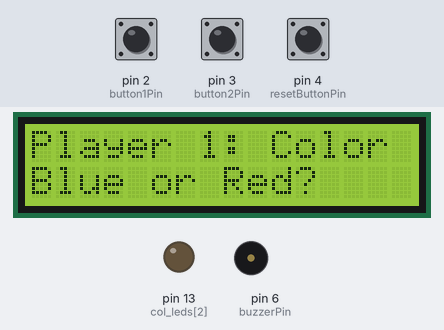
Recording of a sketch running on a simulated Arduino Uno, built with avr-gcc and run on an emulated ATmega328P. Shown: 16×2 character LCD, output pins drawn as LEDs (lit = HIGH), buzzer (waves = sounding). The inputs (shaded band) are chosen by the test bench; at power-on: pin 3 (button2Pin) HIGH, pin 2 (button1Pin) HIGH, pin 4 (resetButtonPin) HIGH. Pins used as bus, display or sensor lines are not drawn.

Above: at 1.2 s.
1.3 s: pin 3 (button2Pin) pulled LOW for 1 s
At 2.6 s:
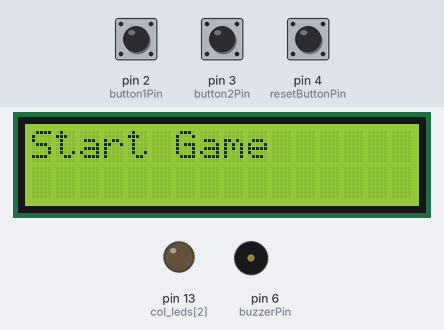
At 6.8 s:
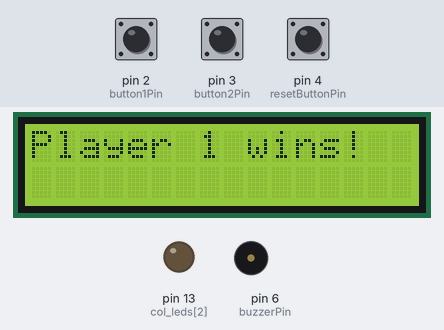
Timing chart, 0 to 12.8 s (numbered marks = the images above; inputs shaded):
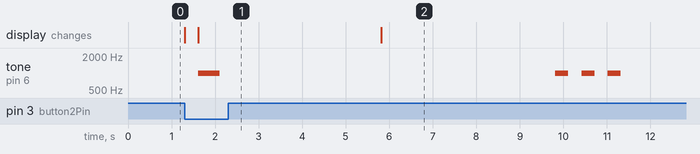

Measured:
- after the input at 1.3 s, tone on pin 6 (buzzerPin): plays 1000 Hz for 0.50 s, 1000 Hz for 0.30 s, 1000 Hz for 0.30 s, 1000 Hz for 0.30 s, starting after 0.31 s; the display: first changes at once (image 1 shows a later state)

The sketch:

tic_tac_toe.ino
```cpp
#include <LiquidCrystal.h>

// Function Prototypes
void check_button(void);                // Scans the button matrix to mark the current move
void restart(void);                     // Restarts the game by resetting the game state
int winner_or_loser(void);              // Checks for a winner; returns 1 for Player 1, 2 for Player 2, or 0 for no winner
void check_win_conditions(void);        // Checks for a winner or tie and handles the result
void flash_winner(int winner);          // Flashes LEDs for the winning player
bool tie(void);                         // Checks if the game is a tie (no empty spaces)
void flash_tie(void);                   // Flashes all LEDs in case of a tie
void update_leds(void);                 // Updates the LEDs to reflect the current game state
void chooseColorAndStarter(void);       // Handles player color and starter selection
void full_reset(void);                  // Full reset of the game (including player color and starter)
void play_tune_start(void);             // Play a tune when the game starts
void play_tune_win(void);               // Play a tune when someone wins
void play_tune_tie(void);               // Play a tune when there's a tie


const int rs = 7, en = 8, d4 = 9, d5 = 10, d6 = 11, d7 = 12;
LiquidCrystal lcd(rs, en, d4, d5, d6, d7);

const int button1Pin = 2;
const int button2Pin = 3;
const int resetButtonPin = 4;

int player1Color = 0;
bool player1Starts = true;
bool gameReady = false;


const int buzzerPin = 6;


int row_pb[] = {2, 3, 4};
int col_pb[] = {5, 6, 7};
int row_leds[] = {8, 9, 10};
int col_leds[] = {11, 12, 13, A0, A1, A2};

int gameState[3][3];
bool isPlayer1Turn = true;
bool gameEnded = false;

void setup() {
  lcd.begin(16, 2);

  pinMode(button1Pin, INPUT_PULLUP);
  pinMode(button2Pin, INPUT_PULLUP);
  pinMode(resetButtonPin, INPUT_PULLUP);

  pinMode(buzzerPin, OUTPUT);

  lcd.clear();
  lcd.print("Player 1: Color");
  lcd.setCursor(0, 1);
  lcd.print("Blue or Red?");

  for (int i = 0; i < 3; i++) {
    pinMode(row_pb[i], INPUT_PULLUP);
    pinMode(row_leds[i], OUTPUT);
  }

  for (int i = 0; i < 6; i++) {
    pinMode(i < 3 ? col_pb[i] : col_leds[i - 3], OUTPUT);
  }
}

void loop() {
  if (digitalRead(resetButtonPin) == LOW) {
    full_reset();
    delay(300);
  }

  if (!gameReady) {
    chooseColorAndStarter();
  } else {
    if (!gameEnded) {
      check_button();
      update_leds();
      check_win_conditions();
    }
  }
}


void chooseColorAndStarter() {
  static bool player1ChoseColor = false;

  if (!player1ChoseColor) {
    if (digitalRead(button1Pin) == LOW) {
      player1Color = (player1Color == 1) ? 2 : 1;
      lcd.clear();
      lcd.print("Player 1: ");
      lcd.print((player1Color == 1) ? "Blue" : "Red");
      delay(300);
    }

    if (digitalRead(button2Pin) == LOW) {
      player1ChoseColor = true;
      lcd.clear();
      lcd.print("Player 2: Who");
      lcd.setCursor(0, 1);
      lcd.print("starts?");
      delay(300);
    }
  } else {
    if (digitalRead(button1Pin) == LOW) {
      player1Starts = !player1Starts;

      lcd.clear();
      lcd.print((player1Starts ? "Player 1" : "Player 2"));
      lcd.print(" starts");
      delay(300);
    }

    if (digitalRead(button2Pin) == LOW) {
      gameReady = true;
      lcd.clear();
      lcd.print("Start Game");
      play_tune_start();
      delay(1000);
      restart();
    }
  }
}

void restart(void) {
  for (int row = 0; row < 3; row++) {
    for (int col = 0; col < 3; col++) {
      gameState[row][col] = 0;
    }
  }
  isPlayer1Turn = player1Starts;
  gameEnded = false;
}


void full_reset(void) {
  player1Color = 0;
  player1Starts = true;
  gameReady = false;
  gameEnded = false;
  isPlayer1Turn = true;

  for (int row = 0; row < 3; row++) {
    for (int col = 0; col < 3; col++) {
      gameState[row][col] = 0;
    }
  }
  lcd.clear();
  lcd.print("Player 1: Color");
  lcd.setCursor(0, 1);
  lcd.print("Blue or Red?");
}

void check_win_conditions() {
  int winner = winner_or_loser();

  if (winner != 0) {
    lcd.clear();
    lcd.print("Player ");
    lcd.print(winner);
    lcd.print(" wins!");

    flash_winner(winner);
    play_tune_win();
    gameEnded = true;
    delay(2000);
    full_reset();
  } else if (tie()) {

    lcd.clear();
    lcd.print("It's a tie!");

    flash_tie();
    play_tune_tie();
    gameEnded = true;
    delay(2000);
    full_reset();
  }
}

void flash_winner(int winner) {
  // Flash the LEDs for the winner
  for (int i = 0; i < 2; i++) {
    for (int row = 0; row < 3; row++) {
      digitalWrite(row_leds[row], HIGH);
      for (int col = 0; col < 3; col++) {
        if (gameState[row][col] == winner) {
          digitalWrite(col_leds[col + (winner == 2 ? 3 : 0)], LOW);
        }
      }
      delay(500);
      digitalWrite(row_leds[row], LOW);
    }
    delay(500);
  }
}

void play_tune_start(void) {
  tone(buzzerPin, 1000);
  delay(500);
  noTone(buzzerPin);
}

void play_tune_win(void) {
  for (int i = 0; i < 3; i++) {
    tone(buzzerPin, 1000);
    delay(300);
    noTone(buzzerPin);
    delay(300);
  }
}

void play_tune_tie(void) {
  for (int i = 0; i < 2; i++) {
    for (int j = 0; j < 3; j++) {
      tone(buzzerPin, 500 + (j * 200));
      delay(300);
      noTone(buzzerPin);
    }
    delay(300);
  }
}

void update_leds(void) {
  for (int row = 0; row < 3; row++) {
    digitalWrite(row_leds[row], HIGH);
    for (int col = 0; col < 3; col++) {
      if (gameState[row][col] == 1) {
        digitalWrite(col_leds[col], LOW);
      } else if (gameState[row][col] == 2) {
        digitalWrite(col_leds[col + 3], LOW);
      } else {
        digitalWrite(col_leds[col], HIGH);
        digitalWrite(col_leds[col + 3], HIGH);
      }
    }
    delay(1);
    digitalWrite(row_leds[row], LOW);
  }
}

void check_button(void) {
  for (int row = 0; row < 3; row++) {
    digitalWrite(row_pb[row], LOW);
    for (int col = 0; col < 3; col++) {
      if (digitalRead(col_pb[col]) == LOW && gameState[row][col] == 0) {
        gameState[row][col] = isPlayer1Turn ? 1 : 2;
        isPlayer1Turn = !isPlayer1Turn;
        delay(300);
      }
    }
    digitalWrite(row_pb[row], HIGH);
  }
}

int winner_or_loser(void) {
  for (int i = 0; i < 3; i++) {
    if (gameState[i][0] == gameState[i][1] && gameState[i][1] == gameState[i][2] && gameState[i][0] != 0)
      return gameState[i][0];
    if (gameState[0][i] == gameState[1][i] && gameState[1][i] == gameState[2][i] && gameState[0][i] != 0)
      return gameState[0][i];
  }
  if (gameState[0][0] == gameState[1][1] && gameState[1][1] == gameState[2][2] && gameState[0][0] != 0)
    return gameState[0][0];
  if (gameState[0][2] == gameState[1][1] && gameState[1][1] == gameState[2][0] && gameState[0][2] != 0)
    return gameState[0][2];
  return 0;
}

bool tie(void) {
  for (int row = 0; row < 3; row++) {
    for (int col = 0; col < 3; col++) {
      if (gameState[row][col] == 0) return false;
    }
  }
  return true;
}

void flash_tie(void) {
  for (int i = 0; i < 2; i++) {
    for (int row = 0; row < 3; row++) {
      digitalWrite(row_leds[row], HIGH);
      for (int col = 0; col < 6; col++) {
        digitalWrite(col_leds[col], LOW);
      }
      delay(500);
      digitalWrite(row_leds[row], LOW);
    }
    delay(500);
  }
}
```
